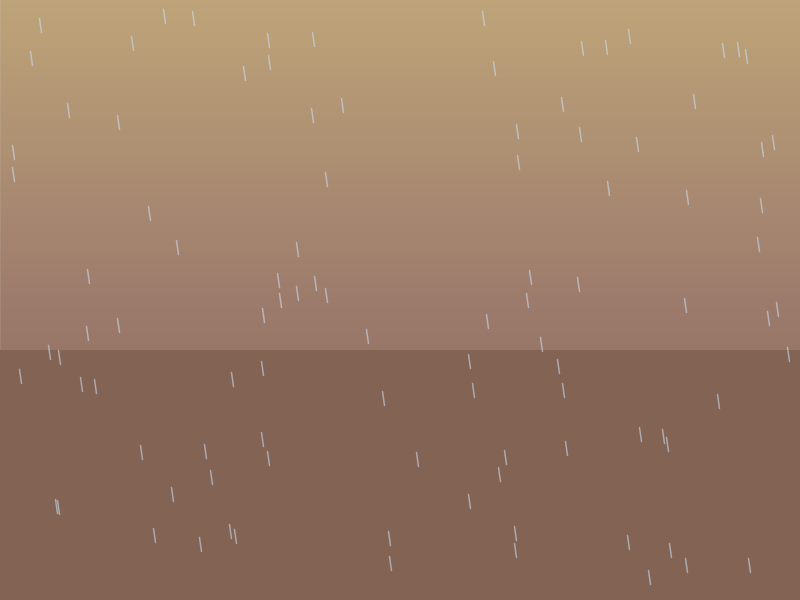
Frame 1 (no input)
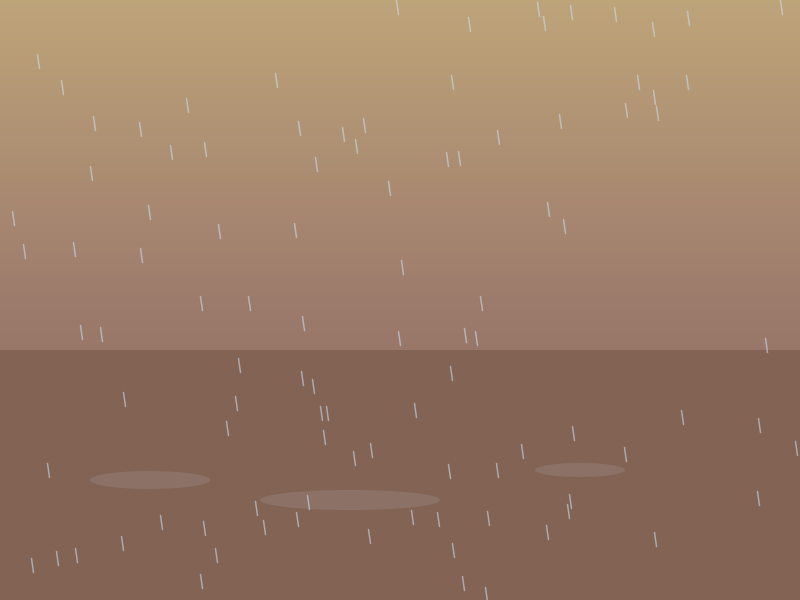
Frame 60 (the mouse pressed at the canvas centre just before this capture)
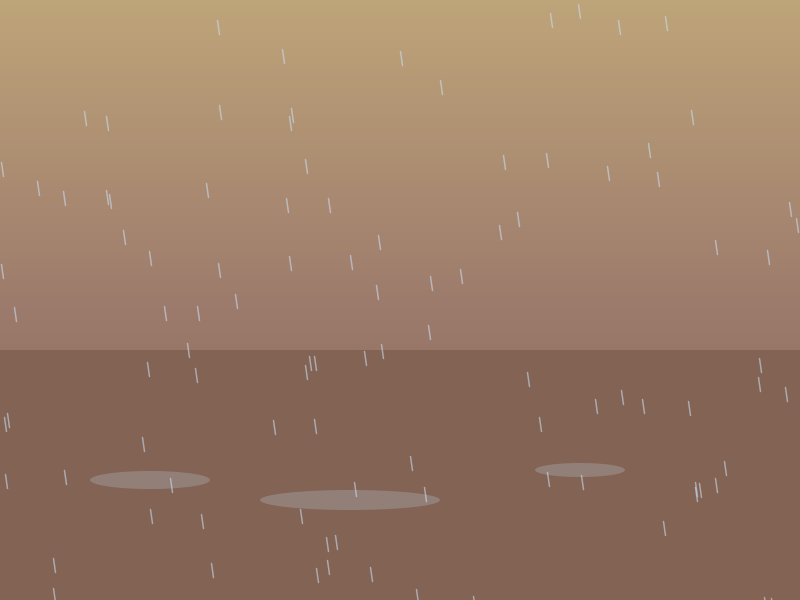
Frame 120 (the mouse held since frame 60 and released just before this capture)

The Processing sketch that drew these frames (run headless with seeded random() and noise(); from frame 60 on, the mouse is pressed at the canvas centre):

// Processing sketch: memory_vessel
// ── memory_vessel.pde
//cheng cheng
//programming 11
// memory vessel
//This represents a rainy day
color ground = #B09070;
color shell = #C85419;
color sky = #BEA479;
color midGround= #9D7B6C;
color darkGround = #826354;
float opacity = 0;
float opacity2 = 0;
boolean showPuddles2 = false;
void setup() {

  size(800, 600);
  pixelDensity(1);
  frameRate(30);
}


void draw() {
  drawGradientRect(0, 0, 800, 300, sky, midGround);
  drawGradientRect(0, 300, 800, 300, midGround, darkGround);
  fill(darkGround);
  noStroke();
  rect(0, 350, width, height);
  drawPuddles();
  if (opacity >= 80) showPuddles2 = true;
  if (showPuddles2) drawPuddles2();
  drawRain();
  if(opacity >=80 && opacity2 >= 80){
  opacity = opacity2 = 0;
  showPuddles2 = false;
  }
}

// ── helper_methods.pde
void drawGradientRect(float cx, float cy, float w, float h, color c1, color c2) {
  noStroke();
  for (int i = 0; i < h; i++) {
    float t = map(i, 0, h, 0, 1);
    color c = lerpColor(c1, c2, t);
    stroke(c);
    line(cx, cy + i, cx + w, cy + i);
  }
}

void drawRain() {
  stroke(200, 220, 240, 150);
  strokeWeight(1.5);
  for (int i = 0; i < 100; i++) {
    float x = random(width);
    float y = random(height);
    line(x, y, x + 2, y + 14);
  }
}


void drawPuddles() {
  if (opacity <= 80) opacity += 0.5;
  noStroke();
  fill(200, 220, 240, opacity);
  ellipse(150, 480, 120, 18);
  ellipse(350, 500, 180, 20);
  ellipse(580, 470, 90, 14);
}

void drawPuddles2() {
  if (opacity2 <= 80) opacity2 += 0.5;
  noStroke();
  fill(200, 220, 240, opacity2);
  ellipse(80, 520, 100, 16);
  ellipse(450, 540, 140, 18);
  ellipse(680, 510, 80, 12);
}
